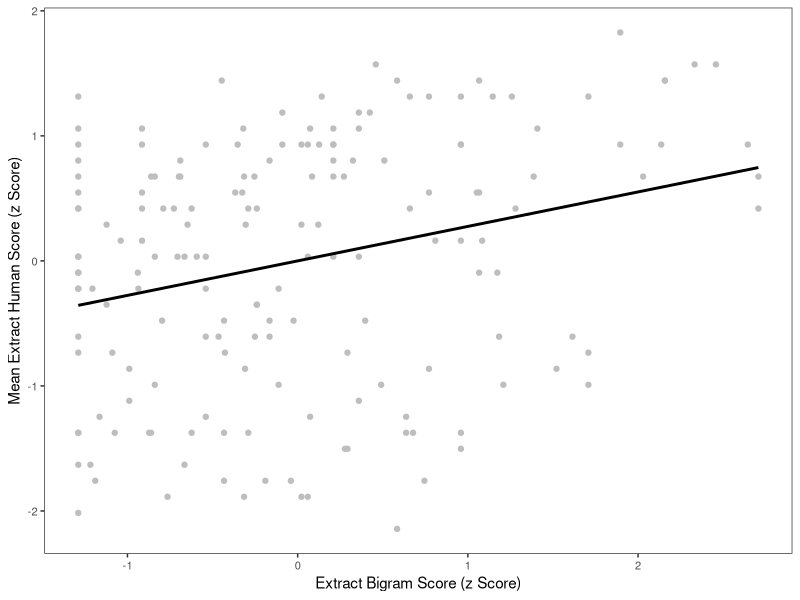

Recreate this plot in R.
require(ggplot2)
require(gridExtra)
require(psych)

library(scales)

table = read.csv(file="study2_extracts.csv", header=TRUE, sep=",")
attach(table)

table$bigram = scale(table$bigram, center=TRUE, scale=TRUE)
table$turkers = scale(table$turkers, center=TRUE, scale=TRUE)

plot <- ggplot(table, aes(x=bigram, y=turkers)) +
               geom_point(color="gray") +
               geom_smooth(method=lm, se=FALSE, color="black") +
               theme_bw() + theme(plot.title=element_text(size=8),
                                  axis.text=element_text(size=8),
                                  panel.grid.major = element_blank(),
                                  panel.grid.minor = element_blank()) +
               labs(x="Extract Bigram Score (z Score)", y="Mean Extract Human Score (z Score)")

pdf("scatter.pdf", width=4, height=4)
grid.arrange(plot, ncol=1, nrow=1)
dev.off()
